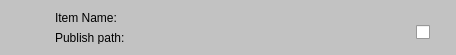
<?xml version="1.0" encoding="UTF-8"?>
<ui version="4.0">
 <class>Form</class>
 <widget class="QWidget" name="Form">
  <property name="geometry">
   <rect>
    <x>0</x>
    <y>0</y>
    <width>456</width>
    <height>55</height>
   </rect>
  </property>
  <property name="minimumSize">
   <size>
    <width>0</width>
    <height>55</height>
   </size>
  </property>
  <property name="maximumSize">
   <size>
    <width>16777215</width>
    <height>56</height>
   </size>
  </property>
  <property name="palette">
   <palette>
    <active>
     <colorrole role="WindowText">
      <brush brushstyle="SolidPattern">
       <color alpha="255">
        <red>0</red>
        <green>0</green>
        <blue>0</blue>
       </color>
      </brush>
     </colorrole>
     <colorrole role="Button">
      <brush brushstyle="SolidPattern">
       <color alpha="255">
        <red>194</red>
        <green>194</green>
        <blue>194</blue>
       </color>
      </brush>
     </colorrole>
     <colorrole role="Light">
      <brush brushstyle="SolidPattern">
       <color alpha="255">
        <red>255</red>
        <green>255</green>
        <blue>255</blue>
       </color>
      </brush>
     </colorrole>
     <colorrole role="Midlight">
      <brush brushstyle="SolidPattern">
       <color alpha="255">
        <red>224</red>
        <green>224</green>
        <blue>224</blue>
       </color>
      </brush>
     </colorrole>
     <colorrole role="Dark">
      <brush brushstyle="SolidPattern">
       <color alpha="255">
        <red>97</red>
        <green>97</green>
        <blue>97</blue>
       </color>
      </brush>
     </colorrole>
     <colorrole role="Mid">
      <brush brushstyle="SolidPattern">
       <color alpha="255">
        <red>129</red>
        <green>129</green>
        <blue>129</blue>
       </color>
      </brush>
     </colorrole>
     <colorrole role="Text">
      <brush brushstyle="SolidPattern">
       <color alpha="255">
        <red>0</red>
        <green>0</green>
        <blue>0</blue>
       </color>
      </brush>
     </colorrole>
     <colorrole role="BrightText">
      <brush brushstyle="SolidPattern">
       <color alpha="255">
        <red>255</red>
        <green>255</green>
        <blue>255</blue>
       </color>
      </brush>
     </colorrole>
     <colorrole role="ButtonText">
      <brush brushstyle="SolidPattern">
       <color alpha="255">
        <red>0</red>
        <green>0</green>
        <blue>0</blue>
       </color>
      </brush>
     </colorrole>
     <colorrole role="Base">
      <brush brushstyle="SolidPattern">
       <color alpha="255">
        <red>255</red>
        <green>255</green>
        <blue>255</blue>
       </color>
      </brush>
     </colorrole>
     <colorrole role="Window">
      <brush brushstyle="SolidPattern">
       <color alpha="255">
        <red>194</red>
        <green>194</green>
        <blue>194</blue>
       </color>
      </brush>
     </colorrole>
     <colorrole role="Shadow">
      <brush brushstyle="SolidPattern">
       <color alpha="255">
        <red>0</red>
        <green>0</green>
        <blue>0</blue>
       </color>
      </brush>
     </colorrole>
     <colorrole role="AlternateBase">
      <brush brushstyle="SolidPattern">
       <color alpha="255">
        <red>224</red>
        <green>224</green>
        <blue>224</blue>
       </color>
      </brush>
     </colorrole>
     <colorrole role="ToolTipBase">
      <brush brushstyle="SolidPattern">
       <color alpha="255">
        <red>255</red>
        <green>255</green>
        <blue>220</blue>
       </color>
      </brush>
     </colorrole>
     <colorrole role="ToolTipText">
      <brush brushstyle="SolidPattern">
       <color alpha="255">
        <red>0</red>
        <green>0</green>
        <blue>0</blue>
       </color>
      </brush>
     </colorrole>
    </active>
    <inactive>
     <colorrole role="WindowText">
      <brush brushstyle="SolidPattern">
       <color alpha="255">
        <red>0</red>
        <green>0</green>
        <blue>0</blue>
       </color>
      </brush>
     </colorrole>
     <colorrole role="Button">
      <brush brushstyle="SolidPattern">
       <color alpha="255">
        <red>194</red>
        <green>194</green>
        <blue>194</blue>
       </color>
      </brush>
     </colorrole>
     <colorrole role="Light">
      <brush brushstyle="SolidPattern">
       <color alpha="255">
        <red>255</red>
        <green>255</green>
        <blue>255</blue>
       </color>
      </brush>
     </colorrole>
     <colorrole role="Midlight">
      <brush brushstyle="SolidPattern">
       <color alpha="255">
        <red>224</red>
        <green>224</green>
        <blue>224</blue>
       </color>
      </brush>
     </colorrole>
     <colorrole role="Dark">
      <brush brushstyle="SolidPattern">
       <color alpha="255">
        <red>97</red>
        <green>97</green>
        <blue>97</blue>
       </color>
      </brush>
     </colorrole>
     <colorrole role="Mid">
      <brush brushstyle="SolidPattern">
       <color alpha="255">
        <red>129</red>
        <green>129</green>
        <blue>129</blue>
       </color>
      </brush>
     </colorrole>
     <colorrole role="Text">
      <brush brushstyle="SolidPattern">
       <color alpha="255">
        <red>0</red>
        <green>0</green>
        <blue>0</blue>
       </color>
      </brush>
     </colorrole>
     <colorrole role="BrightText">
      <brush brushstyle="SolidPattern">
       <color alpha="255">
        <red>255</red>
        <green>255</green>
        <blue>255</blue>
       </color>
      </brush>
     </colorrole>
     <colorrole role="ButtonText">
      <brush brushstyle="SolidPattern">
       <color alpha="255">
        <red>0</red>
        <green>0</green>
        <blue>0</blue>
       </color>
      </brush>
     </colorrole>
     <colorrole role="Base">
      <brush brushstyle="SolidPattern">
       <color alpha="255">
        <red>255</red>
        <green>255</green>
        <blue>255</blue>
       </color>
      </brush>
     </colorrole>
     <colorrole role="Window">
      <brush brushstyle="SolidPattern">
       <color alpha="255">
        <red>194</red>
        <green>194</green>
        <blue>194</blue>
       </color>
      </brush>
     </colorrole>
     <colorrole role="Shadow">
      <brush brushstyle="SolidPattern">
       <color alpha="255">
        <red>0</red>
        <green>0</green>
        <blue>0</blue>
       </color>
      </brush>
     </colorrole>
     <colorrole role="AlternateBase">
      <brush brushstyle="SolidPattern">
       <color alpha="255">
        <red>224</red>
        <green>224</green>
        <blue>224</blue>
       </color>
      </brush>
     </colorrole>
     <colorrole role="ToolTipBase">
      <brush brushstyle="SolidPattern">
       <color alpha="255">
        <red>255</red>
        <green>255</green>
        <blue>220</blue>
       </color>
      </brush>
     </colorrole>
     <colorrole role="ToolTipText">
      <brush brushstyle="SolidPattern">
       <color alpha="255">
        <red>0</red>
        <green>0</green>
        <blue>0</blue>
       </color>
      </brush>
     </colorrole>
    </inactive>
    <disabled>
     <colorrole role="WindowText">
      <brush brushstyle="SolidPattern">
       <color alpha="255">
        <red>97</red>
        <green>97</green>
        <blue>97</blue>
       </color>
      </brush>
     </colorrole>
     <colorrole role="Button">
      <brush brushstyle="SolidPattern">
       <color alpha="255">
        <red>194</red>
        <green>194</green>
        <blue>194</blue>
       </color>
      </brush>
     </colorrole>
     <colorrole role="Light">
      <brush brushstyle="SolidPattern">
       <color alpha="255">
        <red>255</red>
        <green>255</green>
        <blue>255</blue>
       </color>
      </brush>
     </colorrole>
     <colorrole role="Midlight">
      <brush brushstyle="SolidPattern">
       <color alpha="255">
        <red>224</red>
        <green>224</green>
        <blue>224</blue>
       </color>
      </brush>
     </colorrole>
     <colorrole role="Dark">
      <brush brushstyle="SolidPattern">
       <color alpha="255">
        <red>97</red>
        <green>97</green>
        <blue>97</blue>
       </color>
      </brush>
     </colorrole>
     <colorrole role="Mid">
      <brush brushstyle="SolidPattern">
       <color alpha="255">
        <red>129</red>
        <green>129</green>
        <blue>129</blue>
       </color>
      </brush>
     </colorrole>
     <colorrole role="Text">
      <brush brushstyle="SolidPattern">
       <color alpha="255">
        <red>97</red>
        <green>97</green>
        <blue>97</blue>
       </color>
      </brush>
     </colorrole>
     <colorrole role="BrightText">
      <brush brushstyle="SolidPattern">
       <color alpha="255">
        <red>255</red>
        <green>255</green>
        <blue>255</blue>
       </color>
      </brush>
     </colorrole>
     <colorrole role="ButtonText">
      <brush brushstyle="SolidPattern">
       <color alpha="255">
        <red>97</red>
        <green>97</green>
        <blue>97</blue>
       </color>
      </brush>
     </colorrole>
     <colorrole role="Base">
      <brush brushstyle="SolidPattern">
       <color alpha="255">
        <red>194</red>
        <green>194</green>
        <blue>194</blue>
       </color>
      </brush>
     </colorrole>
     <colorrole role="Window">
      <brush brushstyle="SolidPattern">
       <color alpha="255">
        <red>194</red>
        <green>194</green>
        <blue>194</blue>
       </color>
      </brush>
     </colorrole>
     <colorrole role="Shadow">
      <brush brushstyle="SolidPattern">
       <color alpha="255">
        <red>0</red>
        <green>0</green>
        <blue>0</blue>
       </color>
      </brush>
     </colorrole>
     <colorrole role="AlternateBase">
      <brush brushstyle="SolidPattern">
       <color alpha="255">
        <red>194</red>
        <green>194</green>
        <blue>194</blue>
       </color>
      </brush>
     </colorrole>
     <colorrole role="ToolTipBase">
      <brush brushstyle="SolidPattern">
       <color alpha="255">
        <red>255</red>
        <green>255</green>
        <blue>220</blue>
       </color>
      </brush>
     </colorrole>
     <colorrole role="ToolTipText">
      <brush brushstyle="SolidPattern">
       <color alpha="255">
        <red>0</red>
        <green>0</green>
        <blue>0</blue>
       </color>
      </brush>
     </colorrole>
    </disabled>
   </palette>
  </property>
  <property name="windowTitle">
   <string>Form</string>
  </property>
  <property name="autoFillBackground">
   <bool>true</bool>
  </property>
  <layout class="QHBoxLayout" name="horizontalLayout">
   <item>
    <widget class="QLabel" name="label">
     <property name="minimumSize">
      <size>
       <width>38</width>
       <height>38</height>
      </size>
     </property>
     <property name="maximumSize">
      <size>
       <width>38</width>
       <height>38</height>
      </size>
     </property>
     <property name="text">
      <string/>
     </property>
     <property name="pixmap">
      <pixmap resource="resources.qrc">:/img/work_file.png</pixmap>
     </property>
     <property name="scaledContents">
      <bool>true</bool>
     </property>
    </widget>
   </item>
   <item>
    <layout class="QVBoxLayout" name="verticalLayout">
     <item>
      <widget class="QLabel" name="label_2">
       <property name="text">
        <string>Item Name:</string>
       </property>
      </widget>
     </item>
     <item>
      <widget class="QLabel" name="label_3">
       <property name="text">
        <string>Publish path:</string>
       </property>
      </widget>
     </item>
    </layout>
   </item>
   <item>
    <widget class="QStackedWidget" name="statusAction">
     <property name="minimumSize">
      <size>
       <width>38</width>
       <height>38</height>
      </size>
     </property>
     <property name="maximumSize">
      <size>
       <width>38</width>
       <height>38</height>
      </size>
     </property>
     <property name="currentIndex">
      <number>0</number>
     </property>
     <widget class="QWidget" name="checkbox_page">
      <layout class="QHBoxLayout" name="horizontalLayout_2">
       <item>
        <widget class="QCheckBox" name="checkBox">
         <property name="minimumSize">
          <size>
           <width>25</width>
           <height>25</height>
          </size>
         </property>
         <property name="maximumSize">
          <size>
           <width>25</width>
           <height>25</height>
          </size>
         </property>
         <property name="statusTip">
          <string>Enable item to be published</string>
         </property>
         <property name="text">
          <string/>
         </property>
         <property name="iconSize">
          <size>
           <width>25</width>
           <height>25</height>
          </size>
         </property>
         <property name="tristate">
          <bool>false</bool>
         </property>
        </widget>
       </item>
      </layout>
     </widget>
     <widget class="QWidget" name="success_page">
      <layout class="QHBoxLayout" name="horizontalLayout_3">
       <item>
        <widget class="QLabel" name="success_label">
         <property name="minimumSize">
          <size>
           <width>24</width>
           <height>24</height>
          </size>
         </property>
         <property name="maximumSize">
          <size>
           <width>24</width>
           <height>24</height>
          </size>
         </property>
         <property name="text">
          <string/>
         </property>
         <property name="pixmap">
          <pixmap resource="resources.qrc">:/img/success_item.png</pixmap>
         </property>
         <property name="scaledContents">
          <bool>true</bool>
         </property>
        </widget>
       </item>
      </layout>
     </widget>
     <widget class="QWidget" name="failure_page">
      <layout class="QHBoxLayout" name="horizontalLayout_4">
       <item>
        <widget class="QPushButton" name="button_traceback">
         <property name="minimumSize">
          <size>
           <width>24</width>
           <height>24</height>
          </size>
         </property>
         <property name="maximumSize">
          <size>
           <width>24</width>
           <height>24</height>
          </size>
         </property>
         <property name="text">
          <string/>
         </property>
         <property name="icon">
          <iconset resource="resources.qrc">
           <normaloff>:/img/failure_item.png</normaloff>:/img/failure_item.png</iconset>
         </property>
         <property name="iconSize">
          <size>
           <width>24</width>
           <height>24</height>
          </size>
         </property>
        </widget>
       </item>
      </layout>
     </widget>
    </widget>
   </item>
  </layout>
 </widget>
 <resources>
  <include location="resources.qrc"/>
 </resources>
 <connections/>
</ui>
